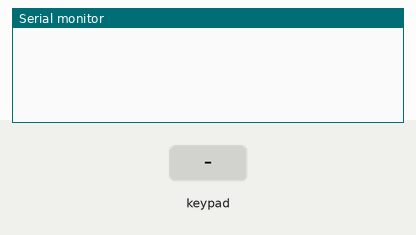
Recording of a sketch running on a simulated Arduino Uno, built with avr-gcc and run on an emulated ATmega328P. Parts: the last lines printed to the serial monitor. Inputs (shaded band) come from the test bench.

Above: at 1.2 s.
1.3 s: key '1' pressed
At 1.7 s:
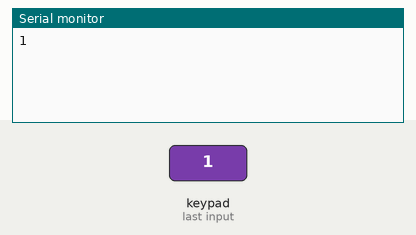
2.8 s: keypad keys 1 3 1 2 1 1 1 0 # pressed 0.4 s apart
At 6.6 s:
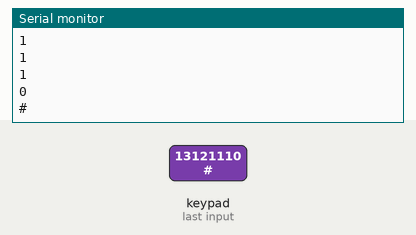
7.9 s: key 'A' pressed
At 9.1 s:
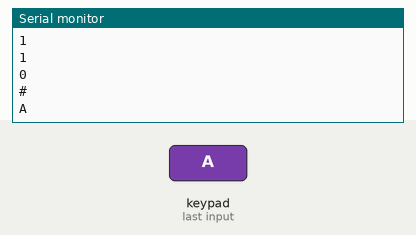
9.4 s: keypad keys 1 3 1 2 1 1 1 0 * pressed 0.4 s apart
At 14.0 s:
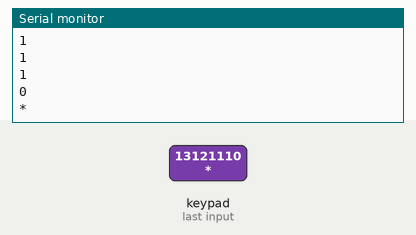
14.5 s: key 'B' pressed
At 15.4 s:
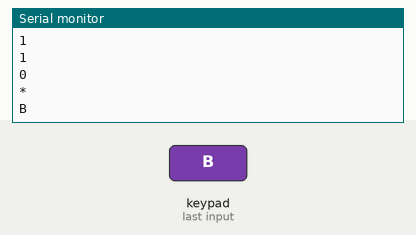
16.0 s: keypad keys 1 3 1 2 1 1 1 0 D pressed 0.4 s apart
At 20.3 s:
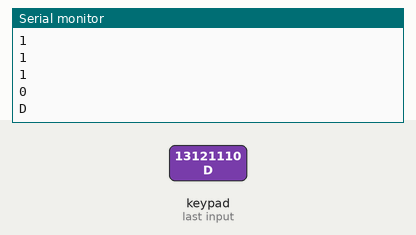
Timing chart, 0 to 21.8 s (numbered marks = the images above; inputs shaded):
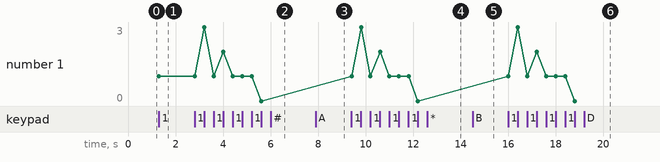

Measured:
- after the input at 1.3 s, the serial monitor: prints a new line at once (image 1)
- after the input at 2.8 s, the serial monitor: prints a new line after 0.41 s (image 2)
- after the input at 7.9 s, the serial monitor: prints a new line at once (image 3)
- after the input at 9.4 s, the serial monitor: prints a new line at once (image 4)
- after the input at 14.5 s, the serial monitor: prints a new line at once (image 5)
- after the input at 16.0 s, the serial monitor: prints a new line at once (image 6)
- plotted number 1: 1 → 0 after the input at 2.8 s

The sketch:

proyecto_esclavo.ino
```cpp
#include <Wire.h>
#include <Keypad.h>

const byte FILAS = 4; // Cuatro filas
const byte COLUMNAS = 4; // Cuatro columnas

char teclas[FILAS][COLUMNAS] = {
  {'1', '2', '3', 'A'},
  {'4', '5', '6', 'B'},
  {'7', '8', '9', 'C'},
  {'*', '0', '#', 'D'}
};

byte pinesFilas[FILAS] = {13, 12, 11, 10}; // Pines de las filas
byte pinesColumnas[COLUMNAS] = {9, 8, 7, 6}; // Pines de las columnas

Keypad teclado = Keypad(makeKeymap(teclas), pinesFilas, pinesColumnas, FILAS, COLUMNAS);

void setup() {
  Wire.begin(8); // Dirección I2C del esclavo
  Wire.onRequest(enviarTecla);

  Serial.begin(9600);
}

char teclaPresionada = NO_KEY;

void loop() {
  char tecla = teclado.getKey();
  if (tecla) {
    teclaPresionada = tecla;
    Serial.println(teclaPresionada);
  }
}

void enviarTecla() {
  Wire.write(teclaPresionada);
  teclaPresionada = NO_KEY;
}
```
